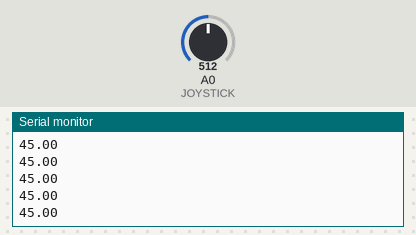
A sketch run on a simulated Arduino Uno, built with avr-gcc and run on an emulated ATmega328P. Shown: the last lines printed to the serial monitor. The inputs (shaded band) are chosen by the test bench; at power-on: A0 (JOYSTICK) = 512.

Above: at 4.7 s.
4.8 s: A0 (JOYSTICK) set to 716
At 5.3 s:
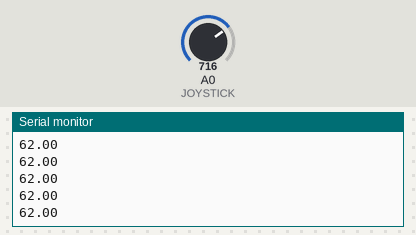
6.3 s: A0 (JOYSTICK) set to 900
At 7.0 s:
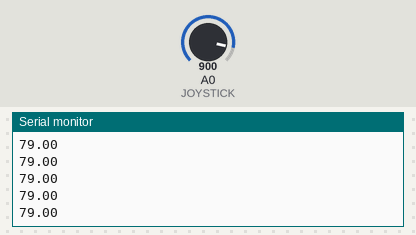
Timing chart, 0 to 9.3 s (numbered marks = the images above; inputs shaded):
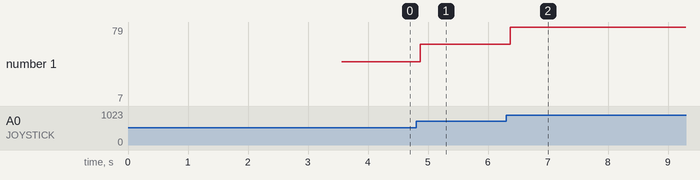

Measured:
- after the input at 4.8 s, the serial monitor: prints a new line after 0.07 s (image 1)
- after the input at 6.3 s, the serial monitor: prints a new line after 0.07 s (image 2)
- plotted number 1: 45 → 62 after the input at 4.8 s, 62 → 7 after the input at 6.3 s

The sketch:

sketch_aug01a.ino
```cpp
#include <SoftwareSerial.h>

#define ARDUINO_RX 19//should connect to TX of the Serial MP3 Player module
#define ARDUINO_TX 18//connect to RX of the module
SoftwareSerial myMP3(ARDUINO_RX, ARDUINO_TX);

#define JOYSTICK A0 // керування напрямком руху

float value;

void setup() {
  Serial.begin(9600);
  Serial.println("UARTSerialV1");
  myMP3.begin(9600);
  delay(500);//allow everything to settle down
  //first we need to select the TF Card
  //Manual says the code for this is 7E 03 35 01 EF
  myMP3.write(0x7E); //start of instruction
  myMP3.write(0x03); //number of bytes excluding start and end byte
  myMP3.write(0x35);  //Command
  myMP3.write(0x01);  //data..usually 1 byte
  myMP3.write(0xEF);  //end byte
  delay(20);
  myMP3.write(0x7E); //start of instruction
  myMP3.write(0x03); //number of bytes excluding start and end byte
  myMP3.write(0x31);  //Command
  myMP3.write(0x0F);  //data..usually 1 byte
  myMP3.write(0xEF);  //end byte
  delay(20);
  Serial.println("Play sound 1");
  //Now lets Play the first song 7E 04 41 00 01 EF
  myMP3.write(0x7E);  //start of instruction
  myMP3.write(0x04);  //number of bytes excluding start and end byte
  myMP3.write(0x41);  //command
  //next line is the first byte of data 0x00 will mean file is in root directory
  myMP3.write((byte)0x00);//forces the value to be read as a byte, otherwise error occurs
  myMP3.write(0x01);//will be the first file on the card
  myMP3.write(0xEF); //end byte
  delay(3000);//wait a second
  myMP3.write(0x7E); //start of instruction
  myMP3.write(0x04); //number of bytes excluding start and end byte
  myMP3.write(0x41);  //Command
  myMP3.write((byte)0x00);//forces the value to be read as a byte, otherwise error occurs
  myMP3.write(0x02);  //end byte
  myMP3.write(0xEF);  //end byte
}

void loop() {
  // put your main code here, to run repeatedly:
  value=analogRead(JOYSTICK); // Ortalama değer
  value=map(value, 0, 1023, 0, 90);
  Serial.println(value);
}
```
